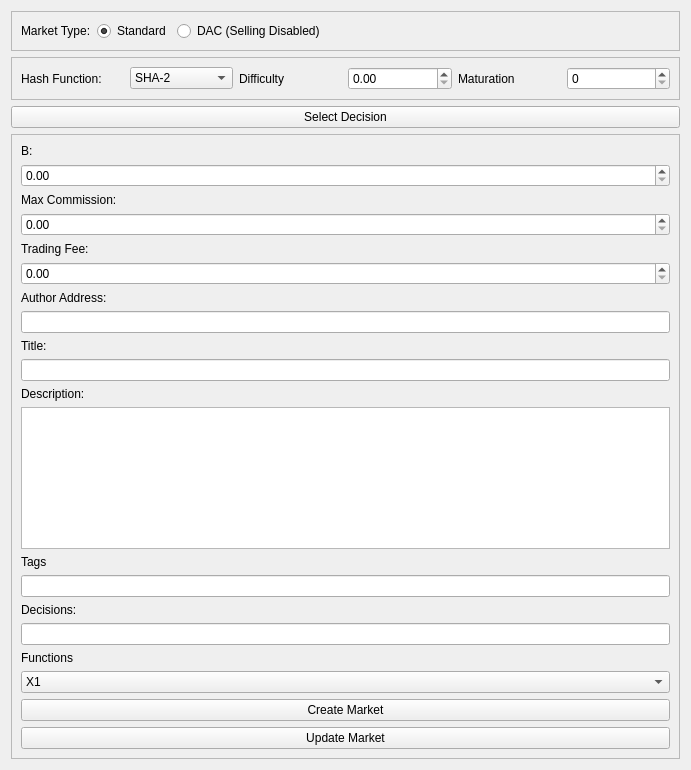
<?xml version="1.0" encoding="UTF-8"?>
<ui version="4.0">
 <class>DecisionMarketCreationWidget</class>
 <widget class="QWidget" name="DecisionMarketCreationWidget">
  <property name="geometry">
   <rect>
    <x>0</x>
    <y>0</y>
    <width>691</width>
    <height>770</height>
   </rect>
  </property>
  <property name="windowTitle">
   <string>Form</string>
  </property>
  <layout class="QVBoxLayout" name="verticalLayout">
   <item>
    <widget class="QFrame" name="frame">
     <property name="frameShape">
      <enum>QFrame::StyledPanel</enum>
     </property>
     <property name="frameShadow">
      <enum>QFrame::Raised</enum>
     </property>
     <layout class="QHBoxLayout" name="horizontalLayout">
      <item>
       <widget class="QLabel" name="labelMarketType">
        <property name="text">
         <string>Market Type:</string>
        </property>
       </widget>
      </item>
      <item>
       <widget class="QRadioButton" name="radioButtonStandard">
        <property name="text">
         <string>Standard</string>
        </property>
        <property name="checked">
         <bool>true</bool>
        </property>
       </widget>
      </item>
      <item>
       <widget class="QRadioButton" name="radioButtonDAC">
        <property name="text">
         <string>DAC (Selling Disabled)</string>
        </property>
       </widget>
      </item>
      <item>
       <spacer name="horizontalSpacer">
        <property name="orientation">
         <enum>Qt::Horizontal</enum>
        </property>
        <property name="sizeHint" stdset="0">
         <size>
          <width>40</width>
          <height>20</height>
         </size>
        </property>
       </spacer>
      </item>
     </layout>
    </widget>
   </item>
   <item>
    <widget class="QFrame" name="frame_2">
     <property name="frameShape">
      <enum>QFrame::StyledPanel</enum>
     </property>
     <property name="frameShadow">
      <enum>QFrame::Raised</enum>
     </property>
     <layout class="QHBoxLayout" name="horizontalLayout_2">
      <item>
       <widget class="QLabel" name="labelHashFunction">
        <property name="text">
         <string>Hash Function:</string>
        </property>
       </widget>
      </item>
      <item>
       <widget class="QComboBox" name="comboBoxHashFunction">
        <item>
         <property name="text">
          <string>SHA-2</string>
         </property>
        </item>
       </widget>
      </item>
      <item>
       <widget class="QLabel" name="labelDifficulty">
        <property name="text">
         <string>Difficulty</string>
        </property>
       </widget>
      </item>
      <item>
       <widget class="QDoubleSpinBox" name="doubleSpinBoxDifficulty"/>
      </item>
      <item>
       <widget class="QLabel" name="labelMaturation">
        <property name="text">
         <string>Maturation</string>
        </property>
       </widget>
      </item>
      <item>
       <widget class="QSpinBox" name="spinBoxMaturation"/>
      </item>
     </layout>
    </widget>
   </item>
   <item>
    <widget class="QPushButton" name="pushButtonSelectDecision">
     <property name="text">
      <string>Select Decision</string>
     </property>
    </widget>
   </item>
   <item>
    <widget class="QFrame" name="frame_3">
     <property name="frameShape">
      <enum>QFrame::StyledPanel</enum>
     </property>
     <property name="frameShadow">
      <enum>QFrame::Raised</enum>
     </property>
     <layout class="QVBoxLayout" name="verticalLayout_2">
      <item>
       <widget class="QLabel" name="labelB">
        <property name="text">
         <string>B:</string>
        </property>
       </widget>
      </item>
      <item>
       <widget class="QDoubleSpinBox" name="doubleSpinBoxB"/>
      </item>
      <item>
       <widget class="QLabel" name="labelMaxCommission">
        <property name="text">
         <string>Max Commission:</string>
        </property>
       </widget>
      </item>
      <item>
       <widget class="QDoubleSpinBox" name="doubleSpinBoxMaxCommission"/>
      </item>
      <item>
       <widget class="QLabel" name="labelTradeFee">
        <property name="text">
         <string>Trading Fee:</string>
        </property>
       </widget>
      </item>
      <item>
       <widget class="QDoubleSpinBox" name="doubleSpinBoxTradeFee"/>
      </item>
      <item>
       <widget class="QLabel" name="labelAuthorAddress">
        <property name="text">
         <string>Author Address:</string>
        </property>
       </widget>
      </item>
      <item>
       <widget class="QLineEdit" name="lineEditAuthorAddress"/>
      </item>
      <item>
       <widget class="QLabel" name="labelTitle">
        <property name="text">
         <string>Title:</string>
        </property>
       </widget>
      </item>
      <item>
       <widget class="QLineEdit" name="lineEditTitle"/>
      </item>
      <item>
       <widget class="QLabel" name="labelDescription">
        <property name="text">
         <string>Description:</string>
        </property>
       </widget>
      </item>
      <item>
       <widget class="QPlainTextEdit" name="plainTextEditDescription"/>
      </item>
      <item>
       <widget class="QLabel" name="labelTags">
        <property name="text">
         <string>Tags</string>
        </property>
       </widget>
      </item>
      <item>
       <widget class="QLineEdit" name="lineEditTags"/>
      </item>
      <item>
       <widget class="QLabel" name="labelDecisions">
        <property name="text">
         <string>Decisions:</string>
        </property>
       </widget>
      </item>
      <item>
       <widget class="QLineEdit" name="lineEditDecisions"/>
      </item>
      <item>
       <widget class="QLabel" name="labelFunctions">
        <property name="text">
         <string>Functions</string>
        </property>
       </widget>
      </item>
      <item>
       <widget class="QComboBox" name="comboBoxFunctions">
        <item>
         <property name="text">
          <string>X1</string>
         </property>
        </item>
        <item>
         <property name="text">
          <string>X2</string>
         </property>
        </item>
        <item>
         <property name="text">
          <string>X3</string>
         </property>
        </item>
        <item>
         <property name="text">
          <string>lnX1</string>
         </property>
        </item>
       </widget>
      </item>
      <item>
       <widget class="QPushButton" name="pushButtonCreateMarket">
        <property name="text">
         <string>Create Market</string>
        </property>
       </widget>
      </item>
      <item>
       <widget class="QPushButton" name="pushButtonUpdateMarket">
        <property name="text">
         <string>Update Market</string>
        </property>
       </widget>
      </item>
     </layout>
    </widget>
   </item>
  </layout>
 </widget>
 <resources/>
 <connections/>
</ui>
